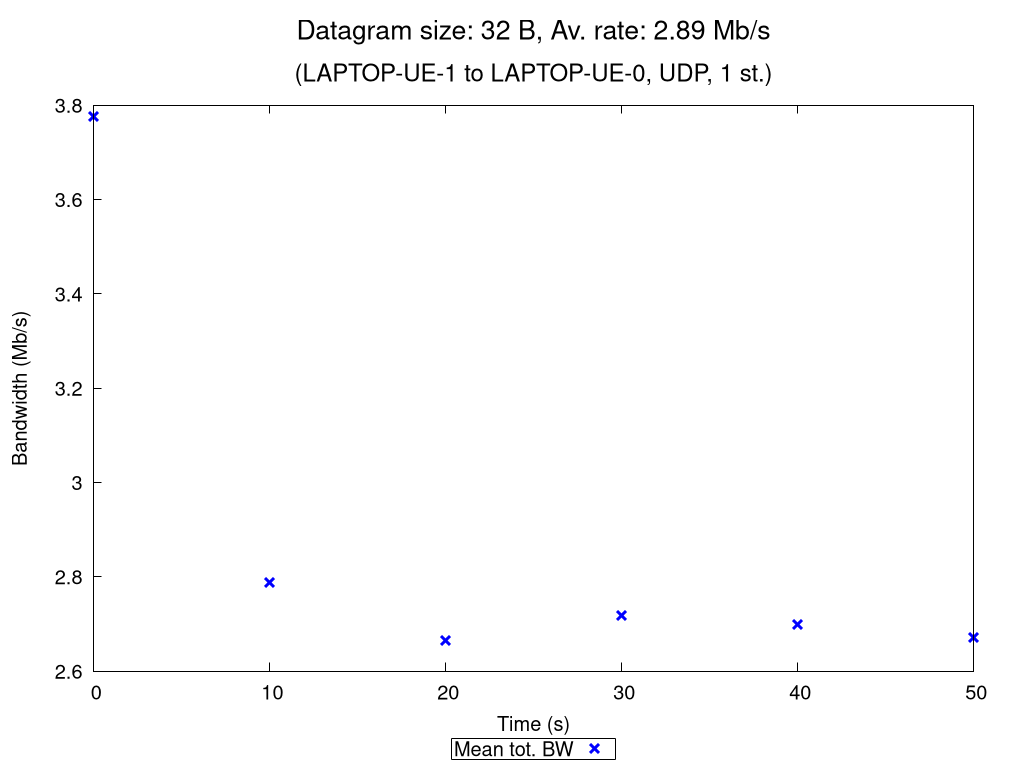

Reproduce this figure in gnuplot.
set terminal pngcairo nocrop enhanced size 1024,768 font "Verdana,15"
set output "UDP_1_st_2020_10_07_06-46-28_one2two_00032B.png"

set title "{/=20 Datagram size: 32 B, Av. rate: 2.89 Mb/s}\n\n{/=18 (LAPTOP-UE-1 to LAPTOP-UE-0, UDP, 1 st.)}"

set xlabel "Time (s)"
set ylabel "Bandwidth (Mb/s)"
set ytics nomirror
set key bmargin center horizontal box samplen 1 width -1
set bmargin 4.6
set rmargin 4.5

rf = 1000000.0  # rate factor
set style fill transparent solid 0.2 noborder
set autoscale xfix
plot "UDP_1_st_2020_10_07_06-46-28_one2two_00032B_iperf_processed.dat" using 1:($2/rf-$3/rf):($2/rf+$3/rf) with filledcurves lc rgb "blue" notitle, \
     "" using 1:($2/rf) with points pt 2 ps 1.5 lw 3 lc rgb "blue" title "Mean tot. BW", \
